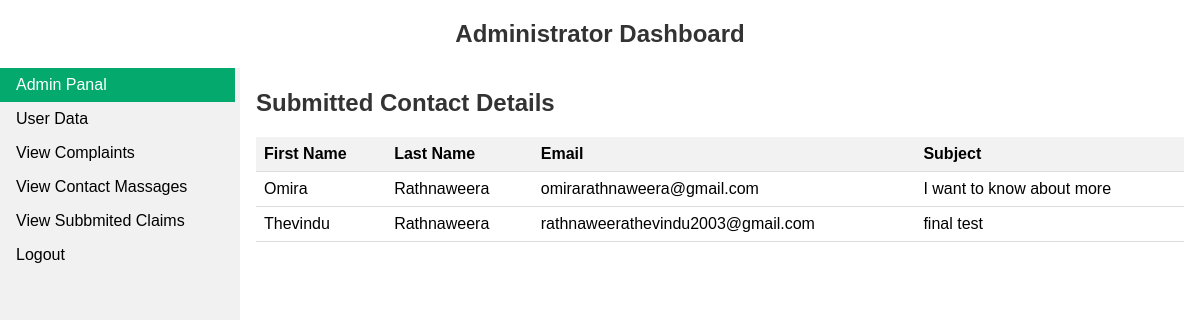
The page /admin_view_contact.php on the database its author committed.
### tables this page shows
CREATE TABLE `contact` (
  `firstname` varchar(16) NOT NULL,
  `lastname` varchar(16) NOT NULL,
  `email` varchar(64) NOT NULL,
  `msg` varchar(512) NOT NULL
);

### admin_view_contact.php (the view, shortened to what this page needs)
<!DOCTYPE html>
<html>
<head>
    <link rel="stylesheet" href="css/admindashboard.css" type="text/css">
</head>
<body>
    <h2 style="text-align:center;">Administrator Dashboard</h2>
    <ul>
        <li><a class="active" href="#home">Admin Panal</a></li>
        <li><a href="admindashboard.php">User Data</a></li>
        <li><a href="admin_complaints.php">View Complaints</a></li>
        <li><a href="admin_view_contact.php">View Contact Massages</a></li>
        <li><a href="admin_view_claims.php">View Subbmited Claims</a></li>
        <li><a href="logout.php" style="text-decoration: none;">Logout</a></li>
    </ul>
    <div style="margin-left:20%;padding:1px 16px;height:1000px;">
        <h2>Submitted Contact Details</h2>
        <?php
        include("con_db.php");
        $sql = "SELECT * FROM contact";
        $result = $con->query($sql);
        if ($result->num_rows > 0) {
            echo "<table>
                    <tr>
                        <th>First Name</th>
                        <th>Last Name</th>
                        <th>Email</th>
                        <th>Subject</th>
                    </tr>";
            while ($row = $result->fetch_assoc()) {
                echo "<tr>
                        <td>" . $row["firstname"] . "</td>
                        <td>" . $row["lastname"] . "</td>
                        <td>" . $row["email"] . "</td>
                        <td>" . $row["msg"] . "</td>
                    </tr>";
            }
            echo "</table>";
        } else {
            echo "No contact details found.";
        }
        ?>
    </div>
</body>
</html>

### css/admindashboard.css (style rules this page uses)
body { font-family: Arial, sans-serif; }
h2 { color: #333; }
table { width: 100%; border-collapse: collapse; margin-top: 20px; }
th, td { padding: 8px; text-align: left; border-bottom: 1px solid #ddd; }
th { background-color: #f2f2f2; }
a { margin-right: 5px; }
body { margin: 0; }
ul { list-style-type: none; margin: 0; padding: 0; width: 20%; background-color: #f1f1f1; position: fixed; height: 100%; overflow: auto; }
li a { display: block; color: #000; padding: 8px 16px; text-decoration: none; }
li a.active { background-color: #04AA6D; color: white; }

### rows shown on the page
contact: firstname "Omira", lastname "Rathnaweera", email "omirarathnaweera@gmail.com", msg "I want to know about more"
contact: firstname "Thevindu", lastname "Rathnaweera", email "rathnaweerathevindu2003@gmail.com", msg "final test"
